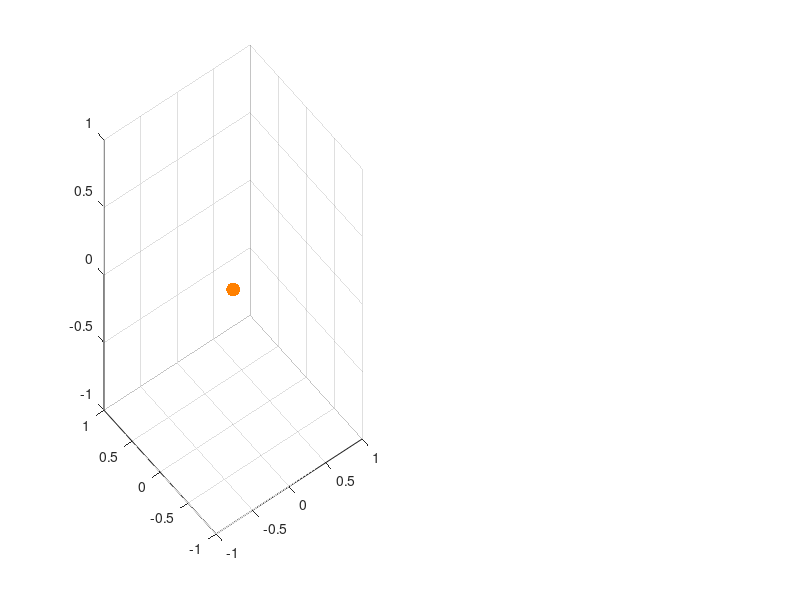

This chart was generated by the following MATLAB code: (Note: this script raises an error after producing the figure.)
clear
close all
clc

mu = 1.32712440042e20 * 0.001^3; % km^3/s^2
dth = 0.001;

% Terra
O_start.a = 1.4946e8;  % [km]
O_start.e = 0.016;     % [ ]
O_start.i = 9.1920e-5; % [rad]
O_start.OM = 2.7847;   % [rad]
O_start.om = 5.2643;   % [rad]
O_start.mu = mu;       % [km^3/s^2]

% Asteroide 163899 (2003 SD220)
O_end.a = 0.827903 *1.496e8; % [km]
O_end.e = 0.209487;          % [ ]
O_end.i = 8.55 *pi/180;      % [rad]
O_end.OM = 273.63 *pi/180;   % [rad]
O_end.om = 327.03 *pi/180;   % [rad]
O_end.mu = mu;               % [km^3/s^2]

%%%%%%%%%%%%%%%%%%%%%%%%%%%%%%%%%%%%%%%%%%%%%%%%%%%%%%%%%%%%%%%%%%%%%%%%%%%
% Figure 1 scenario 2, subplot di orbita terrestre 3D e piano
figure
subplot (1,2,1)
scatter3 (0,0,0, 100, [1, 0.5, 0], 'filled')
hold on
plotOrbit (O_start, 0, 2*pi, dth, 'b');
grid on
legend ('SOLE', 'Orbita terrestre')
subplot (1,2,2)
scatter (0,0,100, [1, 0.5, 0], 'filled')
hold on
sist_can(1);
plotOrbit_plane(O_start, 0, 2*pi, dth, 'blue');
legend ('SOLE', 'Orbita terrestre')
%%%%%%%%%%%%%%%%%%%%%%%%%%%%%%%%%%%%%%%%%%%%%%%%%%%%%%%%%%%%%%%%%%%%%%%%%%%

%%%%%%%%%%%%%%%%%%%%%%%%%%%%%%%%%%%%%%%%%%%%%%%%%%%%%%%%%%%%%%%%%%%%%%%%%%%
% Figure 2 scenario 2 Latex - Subplot di orbita 3D e 2D

figure
subplot (1,2,1)
scatter3 (0,0,0, 100, [1, 0.5, 0], 'filled')
hold on
plotOrbit (O_end, 0, 2*pi, dth, 'r');
grid on
legend ('SOLE', 'Orbita Asteroide')
subplot (1,2,2)
scatter (0,0,100, [1, 0.5, 0], 'filled')
hold on
sist_can(1);
plotOrbit_plane(O_end, 0, 2*pi, dth, 'r');
legend ('SOLE', 'Orbita Asteroide')

%%%%%%%%%%%%%%%%%%%%%%%%%%%%%%%%%%%%%%%%%%%%%%%%%%%%%%%%%%%%%%%%%%%%%%%%%%%

figure
scatter3 (0,0,0, 100, [1, 0.5, 0], 'filled')
hold on
plotOrbit (O_start, 0, 2*pi, dth, 'b');
plotOrbit (O_end, 0, 2*pi, dth, 'r');
legend ('SOLE', 'Orbita Terrestre', 'Orbita Asteroide')
% %prova caso esempio scelgo theta1i=theta2f=0
% th1i=0;
% th2f=0;
% [rri,vvi] = par2car(O_start, th1i);
% [rrf,vvf] = par2car(O_end, th2f);
% scatter3(rri(1),rri(2),rri(3))
% scatter3(rrf(1),rrf(2),rrf(3))
% 
% %identifico orbita
% hh=cross(rri,rrf)./(norm(cross(rri,rrf)));
% i=acos(dot(hh,[0,0,1]));
% NN=cross([0,0,1],hh)./norm(cross([0,0,1],hh));
% 
% if dot(NN,[0,1,0])>=0
%     OM=acos(dot(NN,[1,0,0]));
% elseif dot(NN,[0,1,0])<0
%     OM=2*pi-acos(dot(NN,[1,0,0]));
% end
% R_OM=[cos(OM) sin(OM) 0;
%     -sin(OM) cos(OM) 0;
%     0 0 1];
% %scelgo 
% om=0;
% % Rotazione di i intorno al versore i'
% R_i=[1 0 0;
%     0 cos(i) sin(i);
%     0 -sin(i) cos(i)];
% 
% % Rotaziozione di om intorno al versore k''
% R_om=[cos(om) sin(om) 0;
%     -sin(om) cos(om) 0;
%     0 0 1];
% T_e_pf=R_om*R_i*R_OM;
% rri_t=T_e_pf*rri;
% rrf_t=T_e_pf*rrf;
% th1t=atan(rri(2)/rri(1));
% th2t=atan(rrf(2)/rrf(1));
% if th1t<=0 || th2t<=0
%     th1t=th1t+2*pi;
%     th2t=th2t+2*pi;
% end
% %calcolo valori scalari e parametri di forma
% r1=norm(rri_t);
% r2=norm(rrf_t);
% et=(r2-r1)/(r1*cos(th1t)-r2*cos(th2t));
% at=r1*(1+et*cos(th1t))/(1-et^2);
% O_t.a=at;
% O_t.e=et;
% O_t.i=i;
% O_t.OM=OM;
% O_t.om=om;
% O_t.mu=O_start.mu;
% [rr1t,vv1t]=par2car(O_t,th1t);
% [rr2t,vv2t]=par2car(O_t,th2t);
% cost=abs(norm(vv1t-vvi))+abs(norm(vv2t-vvf));
% plotOrbit(O_t,0,2*pi,0.01, 'k');
% xlim([-2e8,2e8])
% ylim([-2e8,2e8])
% 
% zlim([-2e8,2e8])

%% test funzione cicli annidati
clear
close all
clc

mu = 1.32712440042e20 * 0.001^3; % km^3/s^2
dth = 0.001;

% Terra
O_start.a = 1.4946e8;  % [km]
O_start.e = 0.016;     % [ ]
O_start.i = 9.1920e-5; % [rad]
O_start.OM = 2.7847;   % [rad]
O_start.om = 5.2643;   % [rad]
O_start.mu = mu;       % [km^3/s^2]

% Asteroide 163899 (2003 SD220)
O_end.a = 0.827903 *1.496e8; % [km]
O_end.e = 0.209487;          % [ ]
O_end.i = 8.55 *pi/180;      % [rad]
O_end.OM = 273.63 *pi/180;   % [rad]
O_end.om = 327.03 *pi/180;   % [rad]
O_end.mu = mu;          

n = 30; % Dimensioni griglia
a = 3.4;
b = 3.7;
OO_t = []; % Vettore di oggetti orbita, non si può preallocare
kk = 0; % Contatore
costmin=1e16;

figure
scatter3 (0,0,0, 'red', LineWidth=2)
hold on
plotOrbit (O_start, 0, 2*pi, dth, 'b');
plotOrbit (O_end, 0, 2*pi, dth, 'k');
tic
for th1i=linspace(a, b, n)
    for th2f=linspace(a, b, n)
        for om=linspace(1, 2*pi,n)
            [O_t] = O_tfun(O_start,O_end,th1i,th2f,om);
            if O_t.e<1 && O_t.e>=0
                OO_t=[OO_t,O_t];
                if O_t.cost<costmin
                    costmin=O_t.cost;
                    O_best=O_t;
                    th_t_best=O_t.th_t;
                    th_best_12 = [th1i, th2f];
                end
            else 
                kk = kk+1;
            end

        end
    end
end
toc
% 
[punto_1, ~] = par2car(O_start, th_best_12(1));
[punto1_t, ~] = par2car(O_best, th_t_best(1));
[punto2_t, ~] = par2car(O_best, th_t_best(2));
[punto_2, ~] = par2car(O_end, th_best_12(2));

scatter3 (punto1_t(1), punto1_t(2), punto1_t(3), 'red')
scatter3 (punto2_t(1), punto2_t(2), punto2_t(3), 'red')
scatter3 (punto_1(1), punto_1(2), punto_1(3), 'red')
scatter3 (punto_2(1), punto_2(2), punto_2(3), 'red')
plotOrbit(O_best, th_t_best(1), th_t_best(2), dth, 'g'); % Trasferimento vincente

th_best_12
costmin
%%%%%%%%%%%%%%%%%%%%%%%%%%%%%%%%%%%%%%%%%%%%%%%%%%%%%%%%%%%%%%%%%%%%%%%%%%%
% figure 3 - trasferimento approccio a tappeto, delta v, latex
figure
scatter3 (0,0,0,100,"yellow", 'filled')
hold on
plotOrbit(O_start, 0, 2*pi, dth, 'b--');
plotOrbit(O_end, 0, 2*pi, dth, 'r--');
plotOrbit(O_best, O_best.th_t(1), O_best.th_t(2), dth, 'g');
scatter3 (punto1_t(1), punto1_t(2), punto1_t(3), 50, 'k', 'filled')
scatter3 (punto_2(1), punto_2(2), punto_2(3), 50, 'k', 'filled')
grid on
legend ('SOLE', 'Orbita Terrestre', 'Orbita Asteroide', 'Orbita di Trasferimento')
%%%%%%%%%%%%%%%%%%%%%%%%%%%%%%%%%%%%%%%%%%%%%%%%%%%%%%%%%%%%%%%%%%%%%%%%%%%
%% test ga
clear
close all
clc

mu = 1.32712440042e20 * 0.001^3; % km^3/s^2
dth = 0.001;

% Terra
O_start.a = 1.4946e8;  % [km]
O_start.e = 0.016;     % [ ]
O_start.i = 9.1920e-5; % [rad]
O_start.OM = 2.7847;   % [rad]
O_start.om = 5.2643;   % [rad]
O_start.mu = mu;       % [km^3/s^2]
% r_terra = 6378.388;

[rr_start, ~] = par2car(O_start, 0);

% Asteroide 163899 (2003 SD220)
O_end.a = 0.827903 *1.496e8; % [km]
O_end.e = 0.209487;          % [ ]
O_end.i = 8.55 *pi/180;      % [rad]
O_end.OM = 273.63 *pi/180;   % [rad]
O_end.om = 327.03 *pi/180;   % [rad]
O_end.mu = mu;          

[rr_end, ~] = par2car(O_end, 0);

% fun=@(th1,th2,om)brutta(th1,th2,om,O_start,O_end);
% fun=@(x)brutta(x(1),x(2),x(3),O_start,O_end);
fun_costo = @(x)O_tfun(O_start,O_end,x(1),x(2),x(3)).cost;
x = ga(fun_costo,3,[],[],[],[],[3.4,3.4,3.4],[3.8,3.8,3.8]);
O_opt_costo = O_tfun(O_start, O_end,x(1),x(2),x(3))

figure
scatter3 (0, 0, 0, 'y', 'filled', LineWidth=500)
hold on
scatter3(rr_start(1),rr_start(2),rr_start(3), 'green', 'filled', LineWidth=10)
scatter3(rr_end(1), rr_end(2), rr_end(3), 'magenta', 'filled', LineWidth=10)
plotOrbit (O_start, 0, x(1), dth, 'k--');
[rr, r_theta_transfer] = plotOrbit (O_opt_costo, O_opt_costo.th_t(1), O_opt_costo.th_t(2), dth, 'r');
plotOrbit (O_end, x(2), 2*pi, dth, 'k--');
% plotOrbit (O_start, 0, 2*pi, dth, 'k--');
% plotOrbit (O_opt, 0, 2*pi, dth, 'k--');
% plotOrbit (O_end, 0, 2*pi, dth, 'k--');
% ga() trova in th1 = 3.6181, th2 = 3.4982, om = 3.7291, Dv = 6.3190, con
% durata di 3304:29:10 (damn)

% O_t.a = 1.4812e+08;
% O_t.e = 0.0283;
% O_t.i = 0.0440;
% O_t.OM = 5.3829;
% O_t.om = 3.7291;
% O_t.mu = 1.327124400420000e+11;
% th_t1 = 2.5551;
% th_t2 = 4.8716;


legend ('SOLE', 'START', 'END', 'Orbita terrestre', 'Orbita di trasferimento', 'Orbita Asteroide')

O_opt_costo.tempo = seconds(O_opt_costo.tempo);
O_opt_costo.tempo.Format = 'hh:mm:ss';
O_opt_costo.tempo

%% Scenario 2 - ottimizzo il TOF con ga()
clear
close all
clc

mu = 1.32712440042e20 * 0.001^3; % km^3/s^2
dth = 0.001;

% Terra
O_start.a = 1.4946e8;  % [km]
O_start.e = 0.016;     % [ ]
O_start.i = 9.1920e-5; % [rad]
O_start.OM = 2.7847;   % [rad]
O_start.om = 5.2643;   % [rad]
O_start.mu = mu;       % [km^3/s^2]
r_terra = 6378.388;

[rr_start, vv_start] = par2car(O_start, 0);

% Asteroide 163899 (2003 SD220)
O_end.a = 0.827903 *1.496e8; % [km]
O_end.e = 0.209487;          % [ ]
O_end.i = 8.55 *pi/180;      % [rad]
O_end.OM = 273.63 *pi/180;   % [rad]
O_end.om = 327.03 *pi/180;   % [rad]
O_end.mu = mu;          

[rr_end, vv_end] = par2car(O_end, 0);

% fun=@(th1,th2,om)brutta(th1,th2,om,O_start,O_end);
% fun=@(x)brutta(x(1),x(2),x(3),O_start,O_end);
fun_tempo = @(x)O_tfun(O_start,O_end,x(1),x(2),x(3)).tempo;
x = ga(fun_tempo,3,[],[],[],[],[0,0,0],[2*pi,2*pi,2*pi])
O_opt_tempo = O_tfun(O_start, O_end,x(1),x(2),x(3))
O_opt_tempo.tempo = seconds(real(O_opt_tempo.tempo));
O_opt_tempo.tempo.Format = 'hh:mm:ss';
O_opt_tempo.tempo
% x =
% 
%     6.0755    3.6401    1.7471
% 
% 
% O_opt_tempo = 
% 
%   struct with fields:
% 
%         a: 3.2632e+13
%         e: 1.0000
%         i: 1.5824
%        OM: 1.5582
%        om: 1.7471
%        mu: 1.3271e+11
%     cost1: 52.2794
%     cost2: 51.0782
%      cost: 103.3576
%     tempo: 61293
%      th_t: [4.5360 4.5475]
% 
% 
% ans = 
% 
%   duration
% 
%    17:01:33


%% Scenario 2 - Ottimizzo il tempo con approccio a tappeto
clear  
close all
clc

mu = 1.32712440042e20 * 0.001^3; % km^3/s^2
dth = 0.001;

% Terra
O_start.a = 1.4946e8;  % [km]
O_start.e = 0.016;     % [ ]
O_start.i = 9.1920e-5; % [rad]
O_start.OM = 2.7847;   % [rad]
O_start.om = 5.2643;   % [rad]
O_start.mu = mu;       % [km^3/s^2]

% Asteroide 163899 (2003 SD220)
O_end.a = 0.827903 *1.496e8; % [km]
O_end.e = 0.209487;          % [ ]
O_end.i = 8.55 *pi/180;      % [rad]
O_end.OM = 273.63 *pi/180;   % [rad]
O_end.om = 327.03 *pi/180;   % [rad]
O_end.mu = mu;          

n = 10; % Dimensioni griglia
a = 3.5;
b = 6.2;
OO_t = []; % Vettore di oggetti orbita, non si può preallocare
kk = 0; % Contatore
tmin=1e16;

figure
scatter3 (0,0,0, 'red', LineWidth=2)
hold on
plotOrbit (O_start, 0, 2*pi, dth, 'b');
plotOrbit (O_end, 0, 2*pi, dth, 'k');
tic
for th1i=linspace(5.9, 6, n)
    for th2f=linspace(3.4, 3.45, n)
        for om=linspace(0, 0.3,n)
            [O_t] = O_tfun(O_start,O_end,th1i,th2f,om);
            if O_t.e<1 && O_t.e>=0
                OO_t=[OO_t,O_t];
                if O_t.tempo<tmin
                    tmin=O_t.tempo;
                    O_best=O_t;
                    th_t_best=O_t.th_t;
                    th_best_12 = [th1i, th2f];
                end
            else 
                kk = kk+1;
            end

        end
    end
end
t_elaborazione = toc 
[punto_1, ~] = par2car(O_start, th_best_12(1));
[punto1_t, ~] = par2car(O_best, th_t_best(1));
[punto2_t, ~] = par2car(O_best, th_t_best(2));
[punto_2, ~] = par2car(O_end, th_best_12(2));

scatter3 (punto1_t(1), punto1_t(2), punto1_t(3), 'red')
scatter3 (punto2_t(1), punto2_t(2), punto2_t(3), 'red')
scatter3 (punto_1(1), punto_1(2), punto_1(3), 'red')
scatter3 (punto_2(1), punto_2(2), punto_2(3), 'red')
plotOrbit(O_best, th_t_best(1), th_t_best(2), dth, 'g'); % Trasferimento vincente

O_best.tempo = seconds(O_best.tempo);
O_best.tempo.Format = 'hh:mm:ss';
O_best.tempo
th_best_12
O_best.om
file_O_best = fopen ('O_best.txt', 'a');
fprintf (file_O_best, 'Risultato - %s\n', string(datetime('now')));
fprintf (file_O_best, 'In %d secondi, con n = %d\n', t_elaborazione, n);
fprintf (file_O_best, 'La miglior orbita in termini di tempo, trovata con cicli annidati ha\n');
fprintf (file_O_best, 'a = %f\n', O_best.a);
fprintf (file_O_best, 'e = %f\n', O_best.e);
fprintf (file_O_best, 'i = %f\n', O_best.i);
fprintf (file_O_best, 'OM = %f\n', O_best.OM);
fprintf (file_O_best, 'om = %f\n', O_best.om);
fprintf (file_O_best, 'In termini di tempo il costo è %s\n', string(O_best.tempo));
fprintf (file_O_best, 'In termini di velocità il costo è %f\n', O_best.cost);
fprintf (file_O_best, 'Il trasferimento avviene in theta_1_t = %d, theta_2_t = %d\n', O_best.th_t(1), O_best.th_t(2));
fprintf (file_O_best, 'In riferimento a alla orbita 1 e 2, %d e %d\n\n', th_best_12(1), th_best_12(2));
fclose (file_O_best);
% Con n = 50, a = 3.5, b = 6.2, per om 0-b, si trova in th1=6 .0898,
% th2=3.6653 e om=1.8980 21:03:12, in 470 secondi di computazione

%% 
clear
close all
clc

mu = 1.32712440042e20 * 0.001^3; % km^3/s^2
dth = 0.001;

% Terra
O_start.a = 1.4946e8;  % [km]
O_start.e = 0.016;     % [ ]
O_start.i = 9.1920e-5; % [rad]
O_start.OM = 2.7847;   % [rad]
O_start.om = 5.2643;   % [rad]
O_start.mu = mu;       % [km^3/s^2]

% Asteroide 163899 (2003 SD220)
O_end.a = 0.827903 *1.496e8; % [km]
O_end.e = 0.209487;          % [ ]
O_end.i = 8.55 *pi/180;      % [rad]
O_end.OM = 273.63 *pi/180;   % [rad]
O_end.om = 327.03 *pi/180;   % [rad]
O_end.mu = mu;          


O_best.a = 974121862.949664;
O_best.e = 0.945997;
O_best.i = 0.633663;
O_best.OM = 1.572542;
O_best.om = 1.897959;
O_best.mu = mu;
th_t_best = [4.385081, 4.398208];
th_best_12 = [6.089796, 3.665306];
[punto_1, ~] = par2car(O_start, th_best_12(1));
[punto1_t, ~] = par2car(O_best, th_t_best(1));
[punto2_t, ~] = par2car(O_best, th_t_best(2));
[punto_2, ~] = par2car(O_end, th_best_12(2));

%%%%%%%%%%%%%%%%%%%%%%%%%%%%%%%%%%%%%%%%%%%%%%%%%%%%%%%%%%%%%%%%%%%%%%%%%%%
% figure 4 - scenario 2, trasferimento approccio a tappeto min (delta t)
figure
scatter3 (0,0,0,100,"yellow", 'filled')
hold on
plotOrbit(O_start, 0, 2*pi, dth, 'b--');
plotOrbit(O_end, 0, 2*pi, dth, 'r--');
plotOrbit(O_best, th_t_best(1), th_t_best(2), dth, 'g');
scatter3 (punto1_t(1), punto1_t(2), punto1_t(3), 30, 'k', 'filled')
scatter3 (punto_2(1), punto_2(2), punto_2(3), 30, 'k', 'filled')
grid on
legend ('SOLE', 'Orbita Terrestre', 'Orbita Asteroide', 'Orbita di Trasferimento')
%%%%%%%%%%%%%%%%%%%%%%%%%%%%%%%%%%%%%%%%%%%%%%%%%%%%%%%%%%%%%%%%%%%%%%%%%%%

%% Ottimizzazione pesata
clear 
close all
clc

clear
close all
clc

mu = 1.32712440042e20 * 0.001^3; % km^3/s^2
dth = 0.001;

% Terra
O_start.a = 1.4946e8;  % [km]
O_start.e = 0.016;     % [ ]
O_start.i = 9.1920e-5; % [rad]
O_start.OM = 2.7847;   % [rad]
O_start.om = 5.2643;   % [rad]
O_start.mu = mu;       % [km^3/s^2]
r_terra = 6378.388;

[rr_start, vv_start] = par2car(O_start, 0);

% Asteroide 163899 (2003 SD220)
O_end.a = 0.827903 *1.496e8; % [km]
O_end.e = 0.209487;          % [ ]
O_end.i = 8.55 *pi/180;      % [rad]
O_end.OM = 273.63 *pi/180;   % [rad]
O_end.om = 327.03 *pi/180;   % [rad]
O_end.mu = mu;          

[rr_end, vv_end] = par2car(O_end, 0);

% fun=@(th1,th2,om)brutta(th1,th2,om,O_start,O_end);
% fun=@(x)brutta(x(1),x(2),x(3),O_start,O_end);
fun_opt = @(x)O_tfun(O_start,O_end,x(1),x(2),x(3),30000).fun_pesata;
x = ga(fun_opt,3,[],[],[],[],[0,0,0],[2*pi,2*pi,2*pi])
O_opt_pesata = O_tfun(O_start, O_end,x(1),x(2),x(3), 0)
O_opt_pesata.tempo = seconds(O_opt_pesata.tempo);
O_opt_pesata.tempo.Format = 'hh:mm:ss';
O_opt_pesata.tempo
O_opt_pesata.cost
% x =
% 
%     6.0707    3.7180    5.2941
% 
% 
% O_opt_pesata = 
% 
%   struct with fields:
% 
%              a: 1.4033e+08
%              e: 0.2824
%              i: 6.4789e-04
%             OM: 4.5607
%             om: 5.2941
%             mu: 1.3271e+11
%          cost1: 8.3369
%          cost2: 6.3621
%           cost: 14.6990
%          tempo: 4.1759e+05
%     fun_pesata: 4.1759e+05
%           th_t: [4.2648 4.3466]
% 
% 
% ans = 
% 
%   duration
% 
%    115:59:48
% 
% 
% ans =
% 
%    14.6990